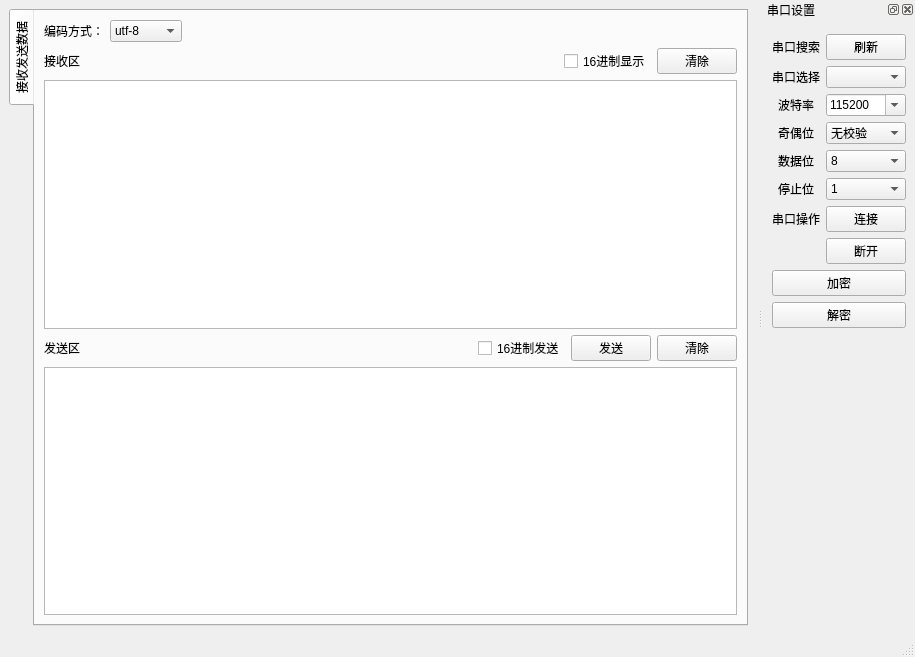
<?xml version="1.0" encoding="UTF-8"?>
<ui version="4.0">
 <class>MainWindow</class>
 <widget class="QMainWindow" name="MainWindow">
  <property name="geometry">
   <rect>
    <x>0</x>
    <y>0</y>
    <width>915</width>
    <height>657</height>
   </rect>
  </property>
  <property name="windowTitle">
   <string>RSA-SM4电子信封</string>
  </property>
  <property name="windowIcon">
   <iconset>
    <normaloff>:/img/icon_128.ico</normaloff>:/img/icon_128.ico</iconset>
  </property>
  <widget class="QWidget" name="centralwidget">
   <layout class="QHBoxLayout" name="horizontalLayout_3">
    <item>
     <widget class="QTabWidget" name="tabWidget">
      <property name="tabPosition">
       <enum>QTabWidget::West</enum>
      </property>
      <property name="currentIndex">
       <number>0</number>
      </property>
      <property name="movable">
       <bool>false</bool>
      </property>
      <widget class="QWidget" name="tab_msg">
       <attribute name="title">
        <string>接收发送数据</string>
       </attribute>
       <layout class="QGridLayout" name="gridLayout_3">
        <item row="2" column="0">
         <widget class="QTextEdit" name="textEdit_Recive">
          <property name="styleSheet">
           <string notr="true">/*background-color: rgb(255, 255, 255);
background-color: rgb(0, 0, 0);*/</string>
          </property>
          <property name="undoRedoEnabled">
           <bool>false</bool>
          </property>
          <property name="readOnly">
           <bool>true</bool>
          </property>
          <property name="html">
           <string notr="true">&lt;!DOCTYPE HTML PUBLIC &quot;-//W3C//DTD HTML 4.0//EN&quot; &quot;http://www.w3.org/TR/REC-html40/strict.dtd&quot;&gt;
&lt;html&gt;&lt;head&gt;&lt;meta name=&quot;qrichtext&quot; content=&quot;1&quot; /&gt;&lt;style type=&quot;text/css&quot;&gt;
p, li { white-space: pre-wrap; }
&lt;/style&gt;&lt;/head&gt;&lt;body style=&quot; font-family:'SimSun'; font-size:9pt; font-weight:400; font-style:normal;&quot;&gt;
&lt;p style=&quot;-qt-paragraph-type:empty; margin-top:0px; margin-bottom:0px; margin-left:0px; margin-right:0px; -qt-block-indent:0; text-indent:0px;&quot;&gt;&lt;br /&gt;&lt;/p&gt;&lt;/body&gt;&lt;/html&gt;</string>
          </property>
          <property name="acceptRichText">
           <bool>false</bool>
          </property>
         </widget>
        </item>
        <item row="3" column="0">
         <layout class="QHBoxLayout" name="horizontalLayout">
          <item>
           <widget class="QLabel" name="label_2">
            <property name="sizePolicy">
             <sizepolicy hsizetype="Fixed" vsizetype="Preferred">
              <horstretch>0</horstretch>
              <verstretch>0</verstretch>
             </sizepolicy>
            </property>
            <property name="text">
             <string>发送区</string>
            </property>
            <property name="textFormat">
             <enum>Qt::AutoText</enum>
            </property>
           </widget>
          </item>
          <item>
           <spacer name="horizontalSpacer_5">
            <property name="orientation">
             <enum>Qt::Horizontal</enum>
            </property>
            <property name="sizeHint" stdset="0">
             <size>
              <width>40</width>
              <height>20</height>
             </size>
            </property>
           </spacer>
          </item>
          <item>
           <widget class="QCheckBox" name="hexSending_checkBox">
            <property name="sizePolicy">
             <sizepolicy hsizetype="Fixed" vsizetype="Fixed">
              <horstretch>0</horstretch>
              <verstretch>0</verstretch>
             </sizepolicy>
            </property>
            <property name="text">
             <string>16进制发送</string>
            </property>
           </widget>
          </item>
          <item>
           <widget class="QPushButton" name="Send_Button">
            <property name="sizePolicy">
             <sizepolicy hsizetype="Fixed" vsizetype="Fixed">
              <horstretch>0</horstretch>
              <verstretch>0</verstretch>
             </sizepolicy>
            </property>
            <property name="text">
             <string>发送</string>
            </property>
           </widget>
          </item>
          <item>
           <widget class="QPushButton" name="pushButton_clearSendText">
            <property name="sizePolicy">
             <sizepolicy hsizetype="Fixed" vsizetype="Fixed">
              <horstretch>0</horstretch>
              <verstretch>0</verstretch>
             </sizepolicy>
            </property>
            <property name="text">
             <string>清除</string>
            </property>
           </widget>
          </item>
         </layout>
        </item>
        <item row="4" column="0">
         <widget class="QTextEdit" name="textEdit_Send">
          <property name="sizePolicy">
           <sizepolicy hsizetype="Expanding" vsizetype="Expanding">
            <horstretch>0</horstretch>
            <verstretch>0</verstretch>
           </sizepolicy>
          </property>
          <property name="styleSheet">
           <string notr="true">/*background-color: rgb(0, 0, 0);*/</string>
          </property>
         </widget>
        </item>
        <item row="1" column="0">
         <layout class="QHBoxLayout" name="horizontalLayout_2">
          <item>
           <widget class="QLabel" name="label">
            <property name="sizePolicy">
             <sizepolicy hsizetype="Fixed" vsizetype="Preferred">
              <horstretch>0</horstretch>
              <verstretch>0</verstretch>
             </sizepolicy>
            </property>
            <property name="text">
             <string>接收区</string>
            </property>
           </widget>
          </item>
          <item>
           <spacer name="horizontalSpacer_6">
            <property name="orientation">
             <enum>Qt::Horizontal</enum>
            </property>
            <property name="sizeHint" stdset="0">
             <size>
              <width>40</width>
              <height>20</height>
             </size>
            </property>
           </spacer>
          </item>
          <item>
           <widget class="QCheckBox" name="hexShowing_checkBox">
            <property name="sizePolicy">
             <sizepolicy hsizetype="Fixed" vsizetype="Fixed">
              <horstretch>0</horstretch>
              <verstretch>0</verstretch>
             </sizepolicy>
            </property>
            <property name="text">
             <string>16进制显示</string>
            </property>
           </widget>
          </item>
          <item>
           <widget class="QPushButton" name="ClearButton">
            <property name="sizePolicy">
             <sizepolicy hsizetype="Fixed" vsizetype="Fixed">
              <horstretch>0</horstretch>
              <verstretch>0</verstretch>
             </sizepolicy>
            </property>
            <property name="text">
             <string>清除</string>
            </property>
           </widget>
          </item>
         </layout>
        </item>
        <item row="0" column="0">
         <layout class="QHBoxLayout" name="horizontalLayout_4">
          <item>
           <widget class="QLabel" name="label_9">
            <property name="text">
             <string>编码方式：</string>
            </property>
           </widget>
          </item>
          <item>
           <widget class="QComboBox" name="comboBox_codetype">
            <property name="sizePolicy">
             <sizepolicy hsizetype="Fixed" vsizetype="Fixed">
              <horstretch>0</horstretch>
              <verstretch>0</verstretch>
             </sizepolicy>
            </property>
            <item>
             <property name="text">
              <string>utf-8</string>
             </property>
            </item>
            <item>
             <property name="text">
              <string>gb2312</string>
             </property>
            </item>
           </widget>
          </item>
          <item>
           <spacer name="horizontalSpacer_4">
            <property name="orientation">
             <enum>Qt::Horizontal</enum>
            </property>
            <property name="sizeHint" stdset="0">
             <size>
              <width>40</width>
              <height>20</height>
             </size>
            </property>
           </spacer>
          </item>
         </layout>
        </item>
       </layout>
      </widget>
     </widget>
    </item>
   </layout>
  </widget>
  <widget class="QStatusBar" name="statusbar"/>
  <widget class="QDockWidget" name="dockWidget_uart">
   <property name="floating">
    <bool>false</bool>
   </property>
   <property name="features">
    <set>QDockWidget::AllDockWidgetFeatures</set>
   </property>
   <property name="windowTitle">
    <string>串口设置</string>
   </property>
   <attribute name="dockWidgetArea">
    <number>2</number>
   </attribute>
   <widget class="QWidget" name="dockWidgetContents_2">
    <layout class="QVBoxLayout" name="verticalLayout">
     <item>
      <widget class="Line" name="line_2">
       <property name="orientation">
        <enum>Qt::Vertical</enum>
       </property>
      </widget>
     </item>
     <item>
      <layout class="QGridLayout" name="gridLayout">
       <item row="4" column="0">
        <widget class="QLabel" name="label_3">
         <property name="text">
          <string>奇偶位</string>
         </property>
         <property name="alignment">
          <set>Qt::AlignCenter</set>
         </property>
        </widget>
       </item>
       <item row="2" column="0">
        <widget class="QLabel" name="Com_Name_Label">
         <property name="text">
          <string>串口选择</string>
         </property>
         <property name="alignment">
          <set>Qt::AlignCenter</set>
         </property>
        </widget>
       </item>
       <item row="6" column="0">
        <widget class="QLabel" name="label_8">
         <property name="text">
          <string>停止位</string>
         </property>
         <property name="alignment">
          <set>Qt::AlignCenter</set>
         </property>
        </widget>
       </item>
       <item row="5" column="1">
        <widget class="QComboBox" name="comboBox_data">
         <property name="currentIndex">
          <number>3</number>
         </property>
         <item>
          <property name="text">
           <string>5</string>
          </property>
         </item>
         <item>
          <property name="text">
           <string>6</string>
          </property>
         </item>
         <item>
          <property name="text">
           <string>7</string>
          </property>
         </item>
         <item>
          <property name="text">
           <string>8</string>
          </property>
         </item>
        </widget>
       </item>
       <item row="6" column="1">
        <widget class="QComboBox" name="comboBox_stop">
         <property name="currentIndex">
          <number>0</number>
         </property>
         <item>
          <property name="text">
           <string>1</string>
          </property>
         </item>
         <item>
          <property name="text">
           <string>2</string>
          </property>
         </item>
        </widget>
       </item>
       <item row="3" column="1">
        <widget class="QComboBox" name="Com_Baud_Combo">
         <property name="editable">
          <bool>true</bool>
         </property>
         <property name="currentText">
          <string>115200</string>
         </property>
         <property name="currentIndex">
          <number>10</number>
         </property>
         <property name="duplicatesEnabled">
          <bool>false</bool>
         </property>
         <property name="modelColumn">
          <number>0</number>
         </property>
         <item>
          <property name="text">
           <string>1200</string>
          </property>
         </item>
         <item>
          <property name="text">
           <string>2400</string>
          </property>
         </item>
         <item>
          <property name="text">
           <string>4800</string>
          </property>
         </item>
         <item>
          <property name="text">
           <string>9600</string>
          </property>
         </item>
         <item>
          <property name="text">
           <string>14400</string>
          </property>
         </item>
         <item>
          <property name="text">
           <string>19200</string>
          </property>
         </item>
         <item>
          <property name="text">
           <string>38400</string>
          </property>
         </item>
         <item>
          <property name="text">
           <string>43000</string>
          </property>
         </item>
         <item>
          <property name="text">
           <string>57600</string>
          </property>
         </item>
         <item>
          <property name="text">
           <string>76800</string>
          </property>
         </item>
         <item>
          <property name="text">
           <string>115200</string>
          </property>
         </item>
         <item>
          <property name="text">
           <string>128000</string>
          </property>
         </item>
         <item>
          <property name="text">
           <string>230400</string>
          </property>
         </item>
         <item>
          <property name="text">
           <string>256000</string>
          </property>
         </item>
         <item>
          <property name="text">
           <string>460800</string>
          </property>
         </item>
         <item>
          <property name="text">
           <string>921600</string>
          </property>
         </item>
         <item>
          <property name="text">
           <string>1382400</string>
          </property>
         </item>
        </widget>
       </item>
       <item row="0" column="0">
        <widget class="QLabel" name="Com_Refresh_Label">
         <property name="text">
          <string>串口搜索</string>
         </property>
         <property name="alignment">
          <set>Qt::AlignCenter</set>
         </property>
        </widget>
       </item>
       <item row="5" column="0">
        <widget class="QLabel" name="label_7">
         <property name="text">
          <string>数据位</string>
         </property>
         <property name="alignment">
          <set>Qt::AlignCenter</set>
         </property>
        </widget>
       </item>
       <item row="0" column="1">
        <widget class="QPushButton" name="Com_Refresh_Button">
         <property name="text">
          <string>刷新</string>
         </property>
        </widget>
       </item>
       <item row="7" column="1">
        <widget class="QPushButton" name="Com_Open_Button">
         <property name="text">
          <string>连接</string>
         </property>
        </widget>
       </item>
       <item row="4" column="1">
        <widget class="QComboBox" name="comboBox_parity">
         <item>
          <property name="text">
           <string>无校验</string>
          </property>
         </item>
         <item>
          <property name="text">
           <string>偶校验</string>
          </property>
         </item>
         <item>
          <property name="text">
           <string>奇校验</string>
          </property>
         </item>
         <item>
          <property name="text">
           <string>空校验</string>
          </property>
         </item>
         <item>
          <property name="text">
           <string>标志校验</string>
          </property>
         </item>
        </widget>
       </item>
       <item row="9" column="0">
        <widget class="QLabel" name="Com_isOpenOrNot_Label">
         <property name="text">
          <string/>
         </property>
         <property name="alignment">
          <set>Qt::AlignCenter</set>
         </property>
        </widget>
       </item>
       <item row="7" column="0">
        <widget class="QLabel" name="Com_State_Label">
         <property name="text">
          <string>串口操作</string>
         </property>
         <property name="alignment">
          <set>Qt::AlignCenter</set>
         </property>
        </widget>
       </item>
       <item row="2" column="1">
        <widget class="QComboBox" name="Com_Name_Combo"/>
       </item>
       <item row="9" column="1">
        <widget class="QPushButton" name="Com_Close_Button">
         <property name="text">
          <string>断开</string>
         </property>
         <property name="default">
          <bool>false</bool>
         </property>
        </widget>
       </item>
       <item row="3" column="0">
        <widget class="QLabel" name="Com_Baud_Label">
         <property name="text">
          <string>波特率</string>
         </property>
         <property name="alignment">
          <set>Qt::AlignCenter</set>
         </property>
        </widget>
       </item>
      </layout>
     </item>
     <item>
      <widget class="QPushButton" name="encrypt_button">
       <property name="text">
        <string>加密</string>
       </property>
      </widget>
     </item>
     <item>
      <widget class="QPushButton" name="decrypt_button">
       <property name="text">
        <string>解密</string>
       </property>
      </widget>
     </item>
     <item>
      <spacer name="verticalSpacer">
       <property name="orientation">
        <enum>Qt::Vertical</enum>
       </property>
       <property name="sizeType">
        <enum>QSizePolicy::Expanding</enum>
       </property>
       <property name="sizeHint" stdset="0">
        <size>
         <width>20</width>
         <height>115</height>
        </size>
       </property>
      </spacer>
     </item>
    </layout>
   </widget>
  </widget>
  <action name="action_uart">
   <property name="checkable">
    <bool>true</bool>
   </property>
   <property name="checked">
    <bool>true</bool>
   </property>
   <property name="text">
    <string>串口设置(&amp;U)</string>
   </property>
   <property name="shortcut">
    <string>Ctrl+U</string>
   </property>
  </action>
  <action name="action_exit">
   <property name="text">
    <string>退出(&amp;T)</string>
   </property>
   <property name="shortcut">
    <string>Ctrl+Q</string>
   </property>
   <property name="shortcutVisibleInContextMenu">
    <bool>true</bool>
   </property>
  </action>
  <action name="actionAbout_Qt">
   <property name="text">
    <string>About &amp;Qt</string>
   </property>
  </action>
  <action name="actionAboutThis">
   <property name="text">
    <string>关于(&amp;A)</string>
   </property>
  </action>
  <action name="action_stop">
   <property name="text">
    <string>停车(&amp;S)</string>
   </property>
   <property name="toolTip">
    <string>停车(S)</string>
   </property>
   <property name="shortcut">
    <string>Ctrl+T</string>
   </property>
  </action>
 </widget>
 <resources>
  <include location="../res/res.qrc"/>
 </resources>
 <connections>
  <connection>
   <sender>ClearButton</sender>
   <signal>clicked()</signal>
   <receiver>textEdit_Recive</receiver>
   <slot>clear()</slot>
   <hints>
    <hint type="sourcelabel">
     <x>791</x>
     <y>108</y>
    </hint>
    <hint type="destinationlabel">
     <x>562</x>
     <y>209</y>
    </hint>
   </hints>
  </connection>
  <connection>
   <sender>pushButton_clearSendText</sender>
   <signal>clicked()</signal>
   <receiver>textEdit_Send</receiver>
   <slot>clear()</slot>
   <hints>
    <hint type="sourcelabel">
     <x>791</x>
     <y>432</y>
    </hint>
    <hint type="destinationlabel">
     <x>543</x>
     <y>719</y>
    </hint>
   </hints>
  </connection>
 </connections>
</ui>
